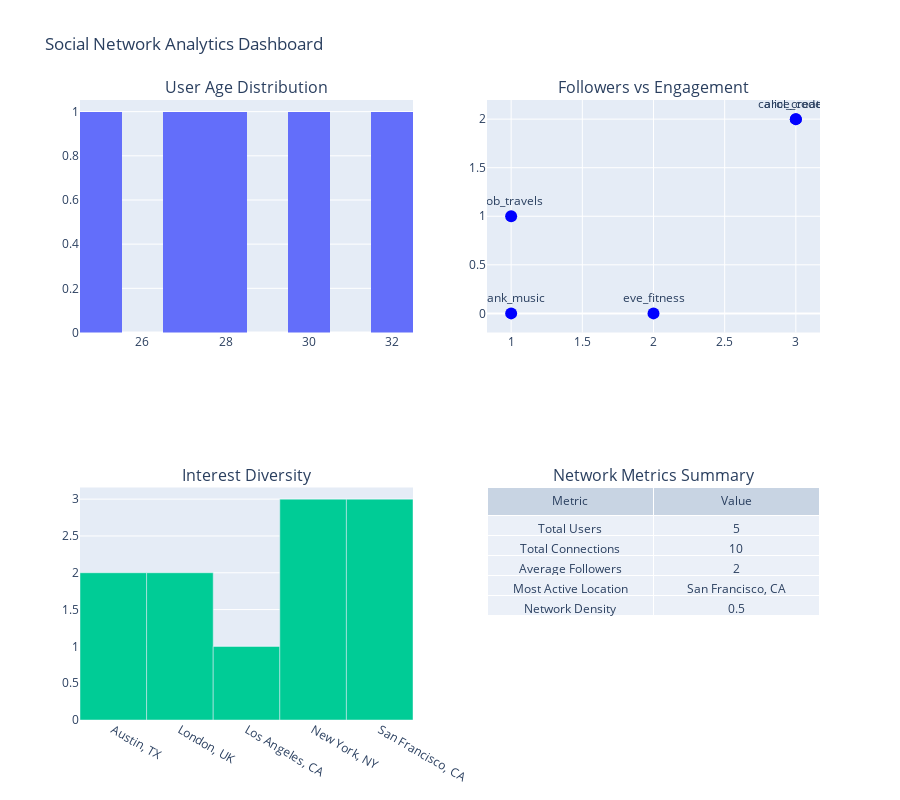

Notebook source saved alongside this figure:
### Code cell
# Create comprehensive dashboard
fig_dashboard = make_subplots(
    rows=2, cols=2,
    subplot_titles=('User Age Distribution', 'Followers vs Engagement', 
                   'Interest Diversity', 'Network Metrics Summary'),
    specs=[[{"type": "histogram"}, {"type": "scatter"}],
           [{"type": "bar"}, {"type": "table"}]]
)

# Age distribution
fig_dashboard.add_trace(
    go.Histogram(x=users_df['age'], name='Age Distribution', nbinsx=10),
    row=1, col=1
)

# Followers vs engagement scatter
fig_dashboard.add_trace(
    go.Scatter(x=users_df['followers'], 
              y=users_df['total_likes_received'],
              mode='markers+text',
              text=users_df['username'],
              textposition="top center",
              name='Engagement Analysis',
              marker=dict(size=12, color='blue')),
    row=1, col=2
)

# Interest diversity by location
location_interests = users_df.groupby('location')['interests_count'].mean()
fig_dashboard.add_trace(
    go.Bar(x=location_interests.index, y=location_interests.values, name='Avg Interests'),
    row=2, col=1
)

# Network summary table
summary_data = [
    ['Total Users', len(users_df)],
    ['Total Connections', len(relationships_df)],
    ['Average Followers', round(users_df['followers'].mean(), 1)],
    ['Most Active Location', users_df['location'].value_counts().index[0]],
    ['Network Density', round(len(relationships_df) / (len(users_df) * (len(users_df) - 1)), 3)]
]

fig_dashboard.add_trace(
    go.Table(
        header=dict(values=['Metric', 'Value']),
        cells=dict(values=list(zip(*summary_data)))
    ),
    row=2, col=2
)

fig_dashboard.update_layout(height=800, showlegend=False, 
                           title_text="Social Network Analytics Dashboard")
fig_dashboard.show()

# Alternative display methods if dashboard doesn't appear
print("✅ Dashboard created successfully!")
print(f"Dashboard contains {len(users_df)} users across {len(location_interests)} locations")

# If dashboard doesn't display, try these alternatives:
fig_dashboard.show(renderer="browser")  # Opens in browser
# fig_dashboard.write_html("analytics_dashboard.html")  # Saves to file

# Debug: Check if data exists for charts
print(f"Age data available: {not users_df['age'].empty}")
print(f"Location data available: {len(location_interests) > 0}")
print(f"Summary data rows: {len(summary_data)}")

### Figure 1 — Plotly figure (JSON) as saved in the notebook; plotly's stock layout.template omitted (floating-point values rounded to 4 significant figures)
{"data": [{"name": "Age Distribution", "nbinsx": 10, "type": "histogram", "x": [25, 28, 32, 30, 27], "xaxis": "x", "yaxis": "y"}, {"marker": {"color": "blue", "size": 12}, "mode": "markers+text", "name": "Engagement Analysis", "text": ["alice_codes", "carol_creates", "eve_fitness", "bob_travels", "frank_music"], "textposition": "top center", "type": "scatter", "x": [3, 3, 2, 1, 1], "xaxis": "x2", "y": [2, 2, 0, 1, 0], "yaxis": "y2"}, {"name": "Avg Interests", "type": "bar", "x": ["Austin, TX", "London, UK", "Los Angeles, CA", "New York, NY", "San Francisco, CA"], "xaxis": "x3", "y": [2.0, 2.0, 1.0, 3.0, 3.0], "yaxis": "y3"}, {"cells": {"values": [["Total Users", "Total Connections", "Average Followers", "Most Active Location", "Network Density"], [5, 10, 2, "San Francisco, CA", 0.5]]}, "domain": {"x": [0.55, 1], "y": [0, 0.375]}, "header": {"values": ["Metric", "Value"]}, "type": "table"}], "layout": {"annotations": [{"font": {"size": 16}, "showarrow": false, "text": "User Age Distribution", "x": 0.225, "xanchor": "center", "xref": "paper", "y": 1, "yanchor": "bottom", "yref": "paper"}, {"font": {"size": 16}, "showarrow": false, "text": "Followers vs Engagement", "x": 0.775, "xanchor": "center", "xref": "paper", "y": 1, "yanchor": "bottom", "yref": "paper"}, {"font": {"size": 16}, "showarrow": false, "text": "Interest Diversity", "x": 0.225, "xanchor": "center", "xref": "paper", "y": 0.375, "yanchor": "bottom", "yref": "paper"}, {"font": {"size": 16}, "showarrow": false, "text": "Network Metrics Summary", "x": 0.775, "xanchor": "center", "xref": "paper", "y": 0.375, "yanchor": "bottom", "yref": "paper"}], "height": 800, "showlegend": false, "title": {"text": "Social Network Analytics Dashboard"}, "xaxis": {"anchor": "y", "domain": [0, 0.45]}, "xaxis2": {"anchor": "y2", "domain": [0.55, 1]}, "xaxis3": {"anchor": "y3", "domain": [0, 0.45]}, "yaxis": {"anchor": "x", "domain": [0.625, 1]}, "yaxis2": {"anchor": "x2", "domain": [0.625, 1]}, "yaxis3": {"anchor": "x3", "domain": [0, 0.375]}}}
